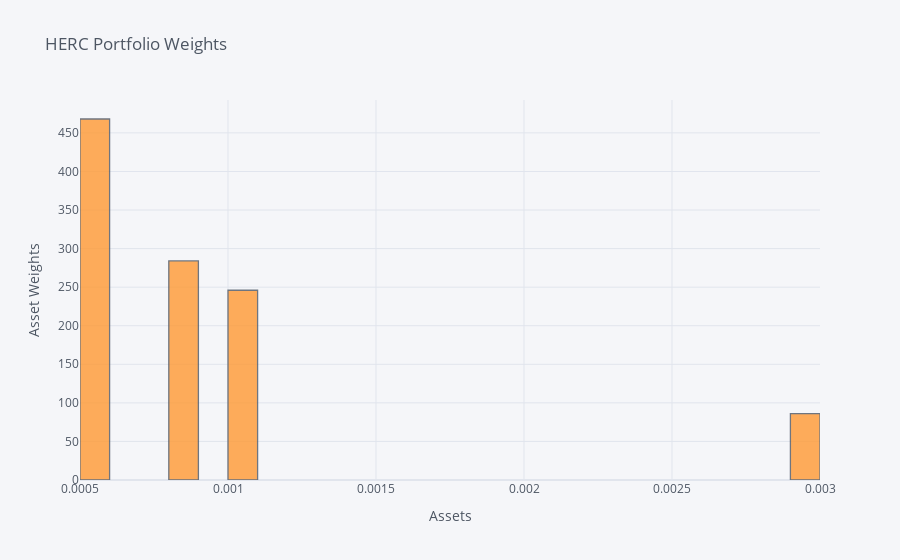

Here is the notebook cell this chart was saved with:
### Markdown cell above
В результате получены веса, которые выведены на графике. Мы видим, что все активы получили в данном подходе ненулевые веса, однако они все очень маленькие(оно и понятно, активов очень много). Алгоритм делит активы на огромное колчиество частей(показано ниже), однако, оптимальное количество класстеров равно 4. Т.е. все активы в каждом кластере имеют одинаковый вес. Делается это для того, чтобы избежать переобучения. А момент остановки определяется по индексу разрыва.Подробнее:https://statweb.stanford.edu/~gwalther/gap

### Code cell
herc_weights.T[0].iplot(kind='hist', xTitle='Assets',
                  yTitle='Asset Weights', title='HERC Portfolio Weights')

### Figure 1 — Plotly figure (JSON) as saved in the notebook; plotly's stock layout.template omitted (floating-point values rounded to 4 significant figures; data arrays with more than 128 entries replaced by an {"elided": "..."} marker saying what was removed)
{"data": [{"histfunc": "count", "histnorm": "", "marker": {"color": "rgba(255, 153, 51, 1.0)", "line": {"color": "#4D5663", "width": 1.3}}, "name": "0", "opacity": 0.8, "orientation": "v", "type": "histogram", "x": {"elided": "1084 float values"}}], "layout": {"barmode": "overlay", "legend": {"bgcolor": "#F5F6F9", "font": {"color": "#4D5663"}}, "paper_bgcolor": "#F5F6F9", "plot_bgcolor": "#F5F6F9", "title": {"font": {"color": "#4D5663"}, "text": "HERC Portfolio Weights"}, "xaxis": {"gridcolor": "#E1E5ED", "showgrid": true, "tickfont": {"color": "#4D5663"}, "title": {"font": {"color": "#4D5663"}, "text": "Assets"}, "zerolinecolor": "#E1E5ED"}, "yaxis": {"gridcolor": "#E1E5ED", "showgrid": true, "tickfont": {"color": "#4D5663"}, "title": {"font": {"color": "#4D5663"}, "text": "Asset Weights"}, "zerolinecolor": "#E1E5ED"}}}
